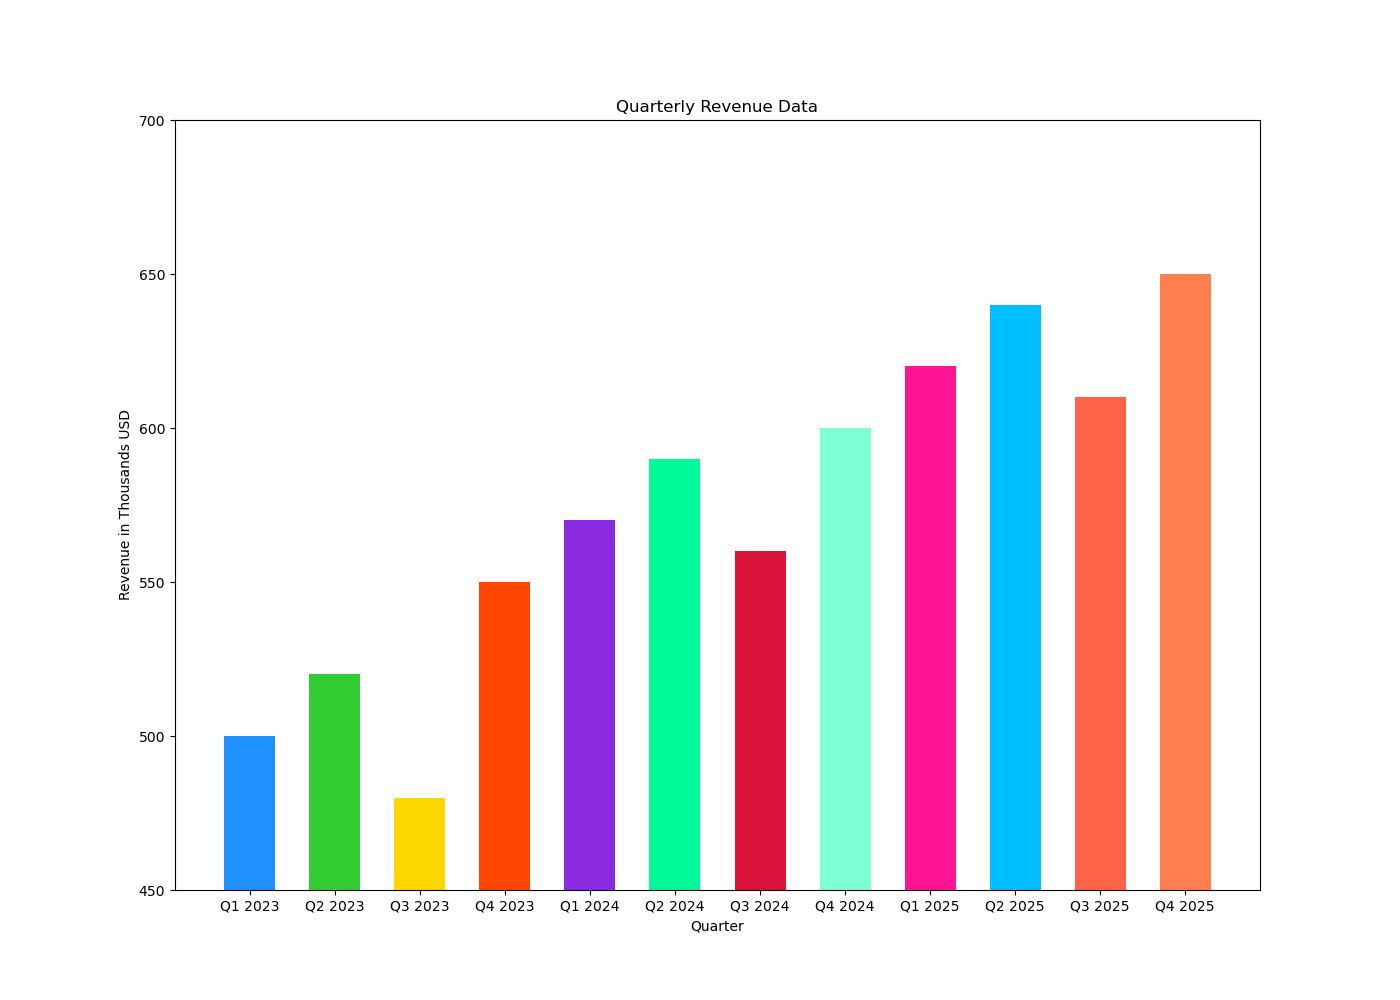

Python code for this plot:

import matplotlib.pyplot as plt

# Data
quarters = ['Q1 2023', 'Q2 2023', 'Q3 2023', 'Q4 2023', 
            'Q1 2024', 'Q2 2024', 'Q3 2024', 'Q4 2024', 
            'Q1 2025', 'Q2 2025', 'Q3 2025', 'Q4 2025']
revenue = [500, 520, 480, 550, 570, 590, 560, 600, 620, 640, 610, 650]

# Create vertical bar chart with truncated y-axis
plt.figure(figsize=(14, 10))  # Width, Height of the chart
plt.bar(quarters, revenue, color=['#1E90FF', '#32CD32', '#FFD700', '#FF4500', 
                                  '#8A2BE2', '#00FA9A', '#DC143C', '#7FFFD4', 
                                  '#FF1493', '#00BFFF', '#FF6347', '#FF7F50'], 
        width=0.6)  # Width of the bands

# Set the title and labels
plt.title('Quarterly Revenue Data')
plt.xlabel('Quarter')
plt.ylabel('Revenue in Thousands USD')
plt.ylim(450, 700)  # Truncate y-axis starting from 450

# Show the plot
plt.show()
